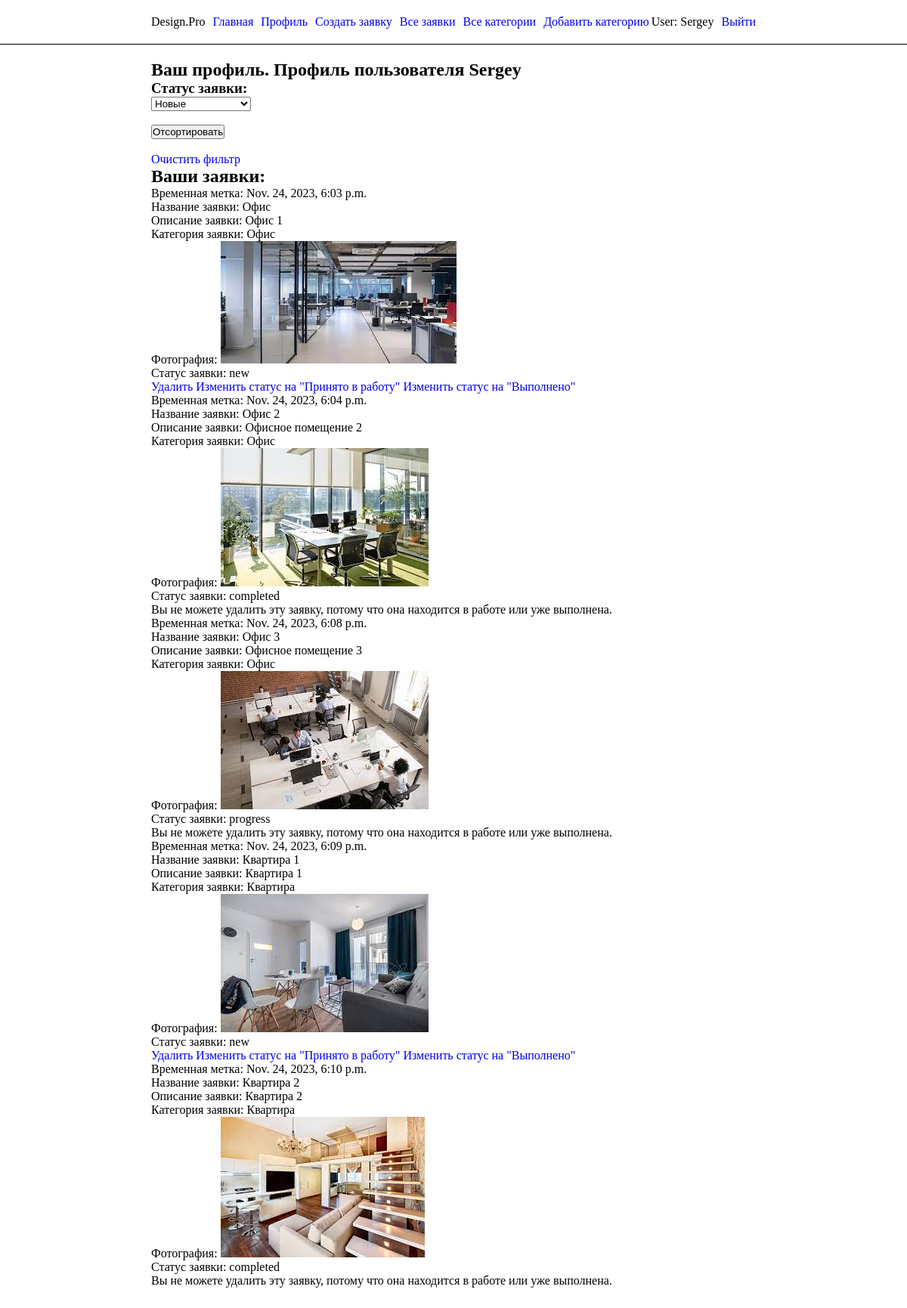
/portal/profile/ (signed in), run on the app's committed database.
### portal/models.py (models this page shows, shortened)
class CustomUser(AbstractUser):
    full_name_validator = FIOValidator()
    full_name = models.CharField(
        max_length=255,
        verbose_name='ФИО',
        validators=[full_name_validator],
        help_text=_('Не больше 255 символов. Только кириллические буквы, дефис и пробелы')
    )

class Application(models.Model):
    date = models.DateTimeField(verbose_name='Временная метка', auto_now_add=True)
    owner = models.ForeignKey(CustomUser, on_delete=models.CASCADE, verbose_name='Владелец')
    title = models.CharField(max_length=255, verbose_name='Название звявки')
    description = models.TextField(verbose_name='Описание заявки')
    category = models.ForeignKey(Category, on_delete=models.CASCADE, verbose_name='Категория')
    image = models.ImageField(upload_to='images/', verbose_name='Фото')
    image_created = models.ImageField(upload_to='images_created/', verbose_name='Созданная работа', blank=True)
    comment = models.TextField(verbose_name='Комментарий', blank=True)
    STATE_CHOICES = [
        ('new', 'Новая'),
        ('progress', 'Принято в работу'),
        ('completed', 'Выполнено'),
    ]
    state = models.CharField(max_length=20, choices=STATE_CHOICES, default='new', verbose_name='Статус заявки')

class Category(models.Model):
    title = models.CharField(max_length=255, verbose_name='Название категории')
    description = models.TextField(verbose_name='Описание категории')
    def __str__(self):
        return self.title

### portal/views.py (the view)
# urls.py: path('profile/', views.ProfileView.as_view(), name='profile'),
class ProfileView(ListView, LoginRequiredMixin):
    template_name = 'portal/profile.html'
    context_object_name = 'application_list'
    def get_queryset(self):
        return Application.objects.filter(owner=self.request.user)

### portal/templates/portal/profile.html (shortened to what this page needs)
{% extends "base_generic.html" %}
{% block content %}
    {% if user.is_authenticated %}
        <h2>Ваш профиль. Профиль пользователя {{ request.user.username }}</h2>
        {% if application_list %}
        <form action="{% url 'profile_filter' %}" method="get" name="filter">
            <h3>Статус заявки:</h3>
            <div>
                <select name="state">
                    <option value="new">Новые</option>
                </select>
            </div>
            <br>
            <button type="submit">Отсортировать</button>
        </form>
        <br>
        <a href="{% url 'profile' %}">Очистить фильтр</a>
        <h2>Ваши заявки:</h2>
        <div class="application-item">
                {% for application in application_list %}
                <p>Временная метка: {{ application.date }}</p>
                <p>Название заявки: {{ application.title }}</p>
                <p>Описание заявки: {{ application.description }}</p>
                <p>Категория заявки: {{ application.category }}</p>
                 <p>Фотография: <img src="{{ application.image.url }}" alt="Фото"></p>
                <p>Статус заявки: {{ application.state }}</p>
                {% if application.state == 'new' %}
                    <a href="{% url 'application_delete' pk=application.id %}">Удалить</a>
                {% else %}
                    <p>Вы не можете удалить эту заявку, потому что она находится в работе или уже выполнена.</p>
                {% endif %}
                {% if user.is_staff %}
                 {% if application.state == 'new' %}
                  <a href="{% url 'application_change_status_inwork' pk=application.id %}">
                    Изменить статус на "Принято в работу"
                  </a>
                  <a href="{% url 'application_change_status_done' pk=application.id %}">
                    Изменить статус на "Выполнено"
                  </a>
                {% endif %}
              {% endif %}
                {% endfor %}
                <br>
        </div>
            {% else %}
                <p>Нету заявок</p>
            {% endif %}
    {% endif %}
{% endblock %}

### portal/templates/base_generic.html (shortened to what this page needs)
<!DOCTYPE html>
<html lang="ru">
<head>
  {% load static %}
  <link rel="stylesheet" href="{% static 'css/styles.css' %}">
</head>
<body>
  <header class="header">
      {% block header %}
    <div class="header-content">
        <p>Design.Pro</p>
        <a href="{% url 'index' %}">Главная</a>
        {% if user.is_authenticated %}
            <a href="{% url 'profile' %}">Профиль</a>
            <a href="{% url 'applications_create' %}">Создать заявку</a>
            {% if user.is_staff %}
                <a href="{% url 'application_list' %}">Все заявки</a>
                <a href="{% url 'category_list' %}">Все категории</a>
                <a href="{% url 'category_create' %}">Добавить категорию</a>
           {% endif %}
       {% endif %}
    </div>
    <div class="header-content">
      {% if user.is_authenticated %}
          <p>User: {{ user.get_username }}</p>
          <a href="{% url 'logged_out'%}">Выйти</a>
          {% else %}
            <a href="{% url 'login'%}">Авторизация</a>
            <a href="{% url 'registration'%}">Регистрация</a>
       {% endif %}
    </div>
      {% endblock %}
  </header>
  <main class="main">
    {% block content %}{% endblock %}
  </main>
</body>
</html>

### portal/static/css/styles.css (style rules this page uses)
* { margin: 0; padding: 0; box-sizing: border-box; }
a { text-decoration: none; }
.header { display: flex; justify-content: space-between; align-items: center; width: 100%; border-bottom: 1px solid #000000; padding: 20px 200px; }
.header-content { display: flex; gap: 10px; }
.main { padding: 20px 200px; }

### data on the page
CustomUser: get_username "Sergey", user.username "Sergey"
Application: date "Nov. 24, 2023, 6:03 p.m.", title "Офис", description "Офис 1", category "Офис", image (picture), state "new", shows "Удалить", shows "Изменить статус на \"Принято в работу\""
Application: date "Nov. 24, 2023, 6:04 p.m.", title "Офис 2", description "Офисное помещение 2", category "Офис", image (picture), state "completed", shows "Вы не можете удалить эту заявку, потому что она находится в работе или уже выполнена."
Application: date "Nov. 24, 2023, 6:08 p.m.", title "Офис 3", description "Офисное помещение 3", category "Офис", image (picture), state "progress", shows "Вы не можете удалить эту заявку, потому что она находится в работе или уже выполнена."
Application: date "Nov. 24, 2023, 6:09 p.m.", title "Квартира 1", description "Квартира 1", category "Квартира", image (picture), state "new", shows "Удалить", shows "Изменить статус на \"Принято в работу\""
Application: date "Nov. 24, 2023, 6:10 p.m.", title "Квартира 2", description "Квартира 2", category "Квартира", image (picture), state "completed", shows "Вы не можете удалить эту заявку, потому что она находится в работе или уже выполнена."
